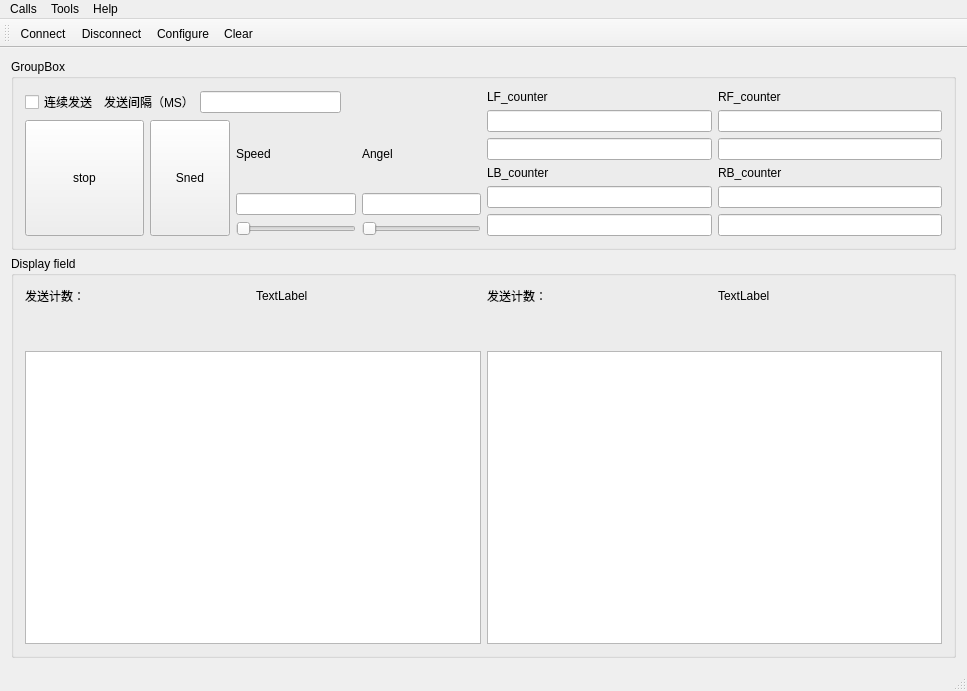
<?xml version="1.0" encoding="UTF-8"?>
<ui version="4.0">
 <class>MainWindow</class>
 <widget class="QMainWindow" name="MainWindow">
  <property name="geometry">
   <rect>
    <x>0</x>
    <y>0</y>
    <width>967</width>
    <height>691</height>
   </rect>
  </property>
  <property name="sizePolicy">
   <sizepolicy hsizetype="Fixed" vsizetype="Fixed">
    <horstretch>0</horstretch>
    <verstretch>0</verstretch>
   </sizepolicy>
  </property>
  <property name="windowTitle">
   <string>MainWindow</string>
  </property>
  <widget class="QWidget" name="centralWidget">
   <layout class="QVBoxLayout" name="verticalLayout_11">
    <item>
     <widget class="QGroupBox" name="groupBox">
      <property name="sizePolicy">
       <sizepolicy hsizetype="Preferred" vsizetype="Fixed">
        <horstretch>0</horstretch>
        <verstretch>0</verstretch>
       </sizepolicy>
      </property>
      <property name="title">
       <string>GroupBox</string>
      </property>
      <layout class="QHBoxLayout" name="horizontalLayout_5">
       <item>
        <layout class="QVBoxLayout" name="verticalLayout_8">
         <item>
          <layout class="QHBoxLayout" name="horizontalLayout_4">
           <item>
            <layout class="QHBoxLayout" name="horizontalLayout_2">
             <item>
              <widget class="QCheckBox" name="m_cb_continus">
               <property name="text">
                <string>连续发送</string>
               </property>
              </widget>
             </item>
             <item>
              <layout class="QHBoxLayout" name="horizontalLayout">
               <item>
                <widget class="QLabel" name="label_3">
                 <property name="text">
                  <string>发送间隔（MS）</string>
                 </property>
                </widget>
               </item>
               <item>
                <widget class="QLineEdit" name="lineEdit_timeout"/>
               </item>
               <item>
                <spacer name="horizontalSpacer">
                 <property name="orientation">
                  <enum>Qt::Horizontal</enum>
                 </property>
                 <property name="sizeType">
                  <enum>QSizePolicy::Expanding</enum>
                 </property>
                 <property name="sizeHint" stdset="0">
                  <size>
                   <width>40</width>
                   <height>20</height>
                  </size>
                 </property>
                </spacer>
               </item>
              </layout>
             </item>
            </layout>
           </item>
          </layout>
         </item>
         <item>
          <layout class="QHBoxLayout" name="horizontalLayout_3">
           <item>
            <widget class="QPushButton" name="pushButton_stop">
             <property name="sizePolicy">
              <sizepolicy hsizetype="Expanding" vsizetype="Expanding">
               <horstretch>0</horstretch>
               <verstretch>0</verstretch>
              </sizepolicy>
             </property>
             <property name="text">
              <string>stop</string>
             </property>
            </widget>
           </item>
           <item>
            <widget class="QPushButton" name="pushButton_sned">
             <property name="sizePolicy">
              <sizepolicy hsizetype="Preferred" vsizetype="Preferred">
               <horstretch>0</horstretch>
               <verstretch>0</verstretch>
              </sizepolicy>
             </property>
             <property name="text">
              <string>Sned</string>
             </property>
            </widget>
           </item>
           <item>
            <layout class="QVBoxLayout" name="verticalLayout">
             <item>
              <widget class="QLabel" name="label">
               <property name="text">
                <string>Speed</string>
               </property>
              </widget>
             </item>
             <item>
              <widget class="QLineEdit" name="lineEdit_speed"/>
             </item>
             <item>
              <widget class="QSlider" name="m_horiSlider_speed">
               <property name="orientation">
                <enum>Qt::Horizontal</enum>
               </property>
              </widget>
             </item>
            </layout>
           </item>
           <item>
            <layout class="QVBoxLayout" name="verticalLayout_2">
             <item>
              <widget class="QLabel" name="label_2">
               <property name="text">
                <string>Angel</string>
               </property>
              </widget>
             </item>
             <item>
              <widget class="QLineEdit" name="lineEdit_angel"/>
             </item>
             <item>
              <widget class="QSlider" name="m_horiSlider_angel">
               <property name="orientation">
                <enum>Qt::Horizontal</enum>
               </property>
              </widget>
             </item>
            </layout>
           </item>
          </layout>
         </item>
        </layout>
       </item>
       <item>
        <layout class="QVBoxLayout" name="verticalLayout_7">
         <item>
          <layout class="QHBoxLayout" name="horizontalLayout_7">
           <item>
            <layout class="QVBoxLayout" name="verticalLayout_3">
             <item>
              <widget class="QLabel" name="label_4">
               <property name="text">
                <string>LF_counter</string>
               </property>
              </widget>
             </item>
             <item>
              <widget class="QLineEdit" name="lineEdit_LF"/>
             </item>
             <item>
              <widget class="QLineEdit" name="lineEdit_DLF"/>
             </item>
            </layout>
           </item>
           <item>
            <layout class="QVBoxLayout" name="verticalLayout_4">
             <item>
              <widget class="QLabel" name="label_5">
               <property name="text">
                <string>RF_counter</string>
               </property>
              </widget>
             </item>
             <item>
              <widget class="QLineEdit" name="lineEdit_RF"/>
             </item>
             <item>
              <widget class="QLineEdit" name="lineEdit_DRF"/>
             </item>
            </layout>
           </item>
          </layout>
         </item>
         <item>
          <layout class="QHBoxLayout" name="horizontalLayout_6">
           <item>
            <layout class="QVBoxLayout" name="verticalLayout_5">
             <item>
              <widget class="QLabel" name="label_6">
               <property name="text">
                <string>LB_counter</string>
               </property>
              </widget>
             </item>
             <item>
              <widget class="QLineEdit" name="lineEdit_LB"/>
             </item>
             <item>
              <widget class="QLineEdit" name="lineEdit_DLB"/>
             </item>
            </layout>
           </item>
           <item>
            <layout class="QVBoxLayout" name="verticalLayout_6">
             <item>
              <widget class="QLabel" name="label_7">
               <property name="text">
                <string>RB_counter</string>
               </property>
              </widget>
             </item>
             <item>
              <widget class="QLineEdit" name="lineEdit_RB"/>
             </item>
             <item>
              <widget class="QLineEdit" name="lineEdit_DRB"/>
             </item>
            </layout>
           </item>
          </layout>
         </item>
        </layout>
       </item>
      </layout>
     </widget>
    </item>
    <item>
     <widget class="QGroupBox" name="groupBox_2">
      <property name="sizePolicy">
       <sizepolicy hsizetype="Preferred" vsizetype="Preferred">
        <horstretch>0</horstretch>
        <verstretch>0</verstretch>
       </sizepolicy>
      </property>
      <property name="title">
       <string>Display field</string>
      </property>
      <layout class="QHBoxLayout" name="horizontalLayout_10">
       <item>
        <layout class="QVBoxLayout" name="verticalLayout_10">
         <item>
          <layout class="QHBoxLayout" name="horizontalLayout_8">
           <item>
            <widget class="QLabel" name="label_8">
             <property name="sizePolicy">
              <sizepolicy hsizetype="Preferred" vsizetype="Fixed">
               <horstretch>0</horstretch>
               <verstretch>0</verstretch>
              </sizepolicy>
             </property>
             <property name="text">
              <string>发送计数：</string>
             </property>
            </widget>
           </item>
           <item>
            <widget class="QLabel" name="label_sendsize">
             <property name="sizePolicy">
              <sizepolicy hsizetype="Preferred" vsizetype="Fixed">
               <horstretch>0</horstretch>
               <verstretch>0</verstretch>
              </sizepolicy>
             </property>
             <property name="text">
              <string>TextLabel</string>
             </property>
            </widget>
           </item>
          </layout>
         </item>
         <item>
          <spacer name="verticalSpacer">
           <property name="orientation">
            <enum>Qt::Vertical</enum>
           </property>
           <property name="sizeType">
            <enum>QSizePolicy::Fixed</enum>
           </property>
           <property name="sizeHint" stdset="0">
            <size>
             <width>20</width>
             <height>40</height>
            </size>
           </property>
          </spacer>
         </item>
         <item>
          <widget class="QListWidget" name="listWidget">
           <property name="sizePolicy">
            <sizepolicy hsizetype="Preferred" vsizetype="Expanding">
             <horstretch>0</horstretch>
             <verstretch>0</verstretch>
            </sizepolicy>
           </property>
          </widget>
         </item>
        </layout>
       </item>
       <item>
        <layout class="QVBoxLayout" name="verticalLayout_9">
         <item>
          <layout class="QHBoxLayout" name="horizontalLayout_9">
           <item>
            <widget class="QLabel" name="label_10">
             <property name="sizePolicy">
              <sizepolicy hsizetype="Preferred" vsizetype="Fixed">
               <horstretch>0</horstretch>
               <verstretch>0</verstretch>
              </sizepolicy>
             </property>
             <property name="text">
              <string>发送计数：</string>
             </property>
            </widget>
           </item>
           <item>
            <widget class="QLabel" name="label_recvsize">
             <property name="sizePolicy">
              <sizepolicy hsizetype="Preferred" vsizetype="Fixed">
               <horstretch>0</horstretch>
               <verstretch>0</verstretch>
              </sizepolicy>
             </property>
             <property name="text">
              <string>TextLabel</string>
             </property>
            </widget>
           </item>
          </layout>
         </item>
         <item>
          <spacer name="verticalSpacer_2">
           <property name="orientation">
            <enum>Qt::Vertical</enum>
           </property>
           <property name="sizeType">
            <enum>QSizePolicy::Fixed</enum>
           </property>
           <property name="sizeHint" stdset="0">
            <size>
             <width>20</width>
             <height>40</height>
            </size>
           </property>
          </spacer>
         </item>
         <item>
          <widget class="QListWidget" name="listWidget_return">
           <property name="sizePolicy">
            <sizepolicy hsizetype="Preferred" vsizetype="Expanding">
             <horstretch>0</horstretch>
             <verstretch>0</verstretch>
            </sizepolicy>
           </property>
          </widget>
         </item>
        </layout>
       </item>
      </layout>
     </widget>
    </item>
   </layout>
  </widget>
  <widget class="QMenuBar" name="menuBar">
   <property name="geometry">
    <rect>
     <x>0</x>
     <y>0</y>
     <width>967</width>
     <height>26</height>
    </rect>
   </property>
   <widget class="QMenu" name="menuCalls">
    <property name="title">
     <string>Calls</string>
    </property>
    <addaction name="actionConnect"/>
    <addaction name="actionDisconnect"/>
    <addaction name="actionQuite"/>
   </widget>
   <widget class="QMenu" name="menuTools">
    <property name="title">
     <string>Tools</string>
    </property>
    <addaction name="actionConfigure"/>
    <addaction name="actionClear"/>
   </widget>
   <widget class="QMenu" name="menuHelp">
    <property name="title">
     <string>Help</string>
    </property>
    <addaction name="actionABOUT"/>
    <addaction name="actionAboutQT"/>
   </widget>
   <addaction name="menuCalls"/>
   <addaction name="menuTools"/>
   <addaction name="menuHelp"/>
  </widget>
  <widget class="QToolBar" name="mainToolBar">
   <attribute name="toolBarArea">
    <enum>TopToolBarArea</enum>
   </attribute>
   <attribute name="toolBarBreak">
    <bool>false</bool>
   </attribute>
   <addaction name="actionConnect"/>
   <addaction name="actionDisconnect"/>
   <addaction name="actionConfigure"/>
   <addaction name="actionClear"/>
  </widget>
  <widget class="QStatusBar" name="statusBar"/>
  <action name="actionConnect">
   <property name="icon">
    <iconset resource="terminal.qrc">
     <normaloff>:/images/connect.png</normaloff>:/images/connect.png</iconset>
   </property>
   <property name="text">
    <string>Connect</string>
   </property>
  </action>
  <action name="actionDisconnect">
   <property name="icon">
    <iconset resource="terminal.qrc">
     <normaloff>:/images/disconnect.png</normaloff>:/images/disconnect.png</iconset>
   </property>
   <property name="text">
    <string>Disconnect</string>
   </property>
  </action>
  <action name="actionQuite">
   <property name="icon">
    <iconset resource="terminal.qrc">
     <normaloff>:/images/application-exit.png</normaloff>:/images/application-exit.png</iconset>
   </property>
   <property name="text">
    <string>Quite</string>
   </property>
  </action>
  <action name="actionConfigure">
   <property name="icon">
    <iconset resource="terminal.qrc">
     <normaloff>:/images/settings.png</normaloff>:/images/settings.png</iconset>
   </property>
   <property name="text">
    <string>Configure</string>
   </property>
  </action>
  <action name="actionClear">
   <property name="icon">
    <iconset resource="terminal.qrc">
     <normaloff>:/images/clear.png</normaloff>:/images/clear.png</iconset>
   </property>
   <property name="text">
    <string>Clear</string>
   </property>
  </action>
  <action name="actionABOUT">
   <property name="text">
    <string>About</string>
   </property>
  </action>
  <action name="actionAboutQT">
   <property name="text">
    <string>AboutQT</string>
   </property>
  </action>
 </widget>
 <layoutdefault spacing="6" margin="11"/>
 <resources>
  <include location="terminal.qrc"/>
 </resources>
 <connections/>
</ui>
